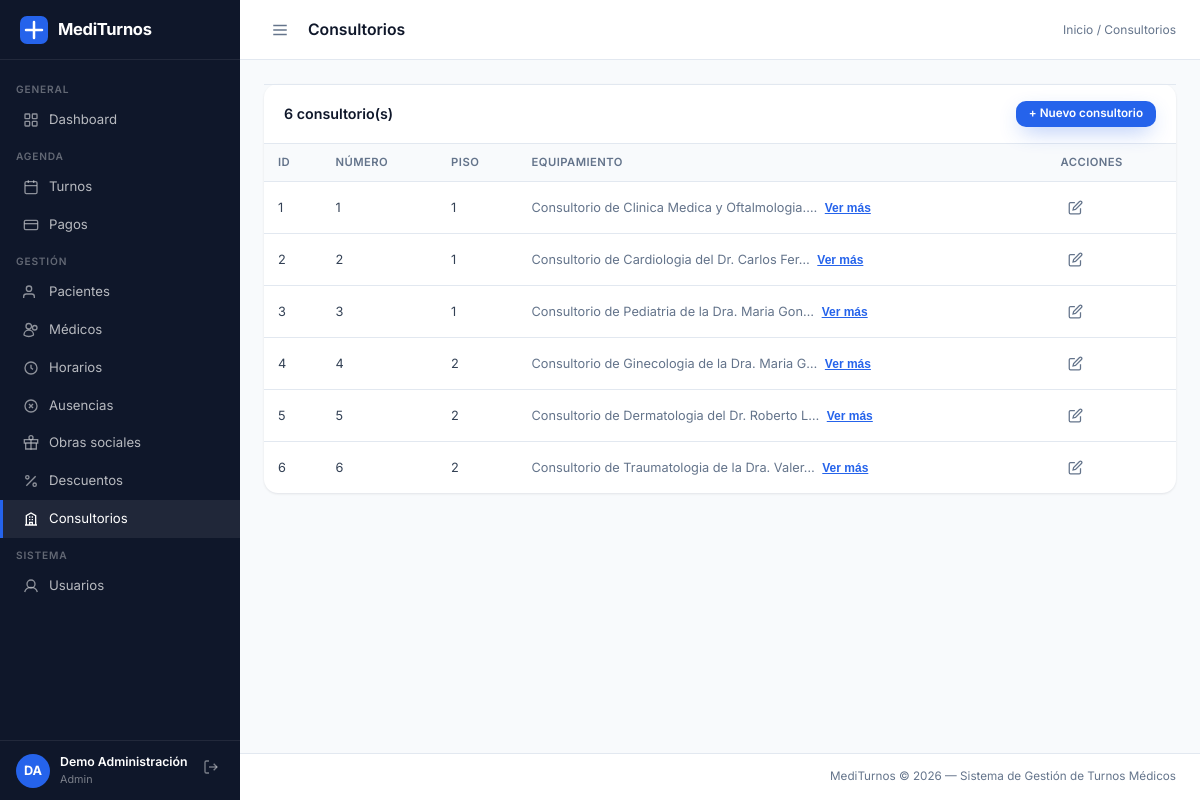
Screenshot of /sistema/controladores/ControladorConsultorio.php (signed in) with the database file from the repository.
### tables this page shows
CREATE TABLE `consultorio` (
  `id_consultorio` int(11) NOT NULL AUTO_INCREMENT,
  `numero` int(11) NOT NULL,
  `piso` int(11) NOT NULL,
  `descripcion_equipamiento` varchar(600) DEFAULT NULL,
  PRIMARY KEY (`id_consultorio`)
);

### includes/auth.php (called while the page is built, shortened)
<?php
function usuarioActual(): array
{
    return [
        'id'       => $_SESSION['id_usuario']   ?? null,
        'nombre'   => $_SESSION['nombre']        ?? '',
        'apellido' => $_SESSION['apellido']      ?? '',
        'rol'      => $_SESSION['rol']           ?? '',
        'permisos' => $_SESSION['permisos']      ?? [],
    ];
}

### includes/subida_imagen.php (called while the page is built, shortened)
<?php
class SubidaImagen
{
    public static function url(?string $nombre): ?string
    {
        if (!$nombre || !preg_match('/^[a-f0-9]{32}\.jpg$/', $nombre)) {
            return null;
        }
        return BASE_URL . 'publico/img/perfiles/' . $nombre;
    }
}

### sistema/modelos/Consultorio.php (called while the page is built, shortened)
<?php
class Consultorio
{
    private PDO $pdo;
    public function __construct(PDO $pdo)
    {
        $this->pdo = $pdo;
    }
    public function listar(): array
    {
        return $this->pdo->query(
            "SELECT id_consultorio, numero, piso, descripcion_equipamiento
             FROM   consultorio ORDER BY piso, numero"
        )->fetchAll();
    }
}

### sistema/vistas/consultorios/index.php (the view, shortened to what this page needs)
<?php
$paginaTitulo = 'Consultorios';
$breadcrumb   = '<a href="' . BASE_URL . 'dashboard.php">Inicio</a> / Consultorios';
require __DIR__ . '/../layouts/navbar.php';
$BASEC = BASE_URL . 'sistema/controladores/ControladorConsultorio.php';
?>
<div class="panel">
    <div class="panel-header panel-header--sep">
        <span class="panel-titulo"><?= count($consultorios) ?> consultorio(s)</span>
        <a href="<?= $BASEC ?>?accion=nuevo" class="btn btn-primario btn-sm">+ Nuevo consultorio</a>
    </div>
    <div class="tabla-wrap">
        <table>
            <thead>
                <tr><th>ID</th><th>Número</th><th>Piso</th><th>Equipamiento</th><th>Acciones</th></tr>
            </thead>
            <tbody>
            <?php if (empty($consultorios)): ?>
                <tr><td colspan="5" class="td-vacio">No hay consultorios cargados.</td></tr>
            <?php else: foreach ($consultorios as $c): ?>
                <tr>
                    <td><?= $c['id_consultorio'] ?></td>
                    <td><?= (int)$c['numero'] ?></td>
                    <td><?= (int)$c['piso'] ?></td>
                    <td>
                        <?php $desc = trim($c['descripcion_equipamiento'] ?? ''); ?>
                        <?php if ($desc === ''): ?>
                            —
                        <?php else: ?>
                            <span class="texto-gris"><?= htmlspecialchars(mb_strlen($desc) > 45 ? mb_substr($desc, 0, 45) . '…' : $desc) ?></span>
                            <button type="button" class="btn-ver-desc btn-link-ver"
                                    data-titulo="<?= htmlspecialchars('Cons. ' . $c['numero'] . ' - Piso ' . $c['piso']) ?>"
                                    data-desc="<?= htmlspecialchars($desc) ?>">Ver más</button>
                        <?php endif; ?>
                    </td>
                    <td class="nowrap">
                        <a href="<?= $BASEC ?>?accion=editar&id=<?= $c['id_consultorio'] ?>" class="btn-icono" title="Editar">
                            <svg width="15" height="15" fill="none" stroke="currentColor" stroke-width="2" viewBox="0 0 24 24"><path d="M11 4H4a2 2 0 0 0-2 2v14a2 2 0 0 0 2 2h14a2 2 0 0 0 2-2v-7"/><path d="M18.5 2.5a2.121 2.121 0 0 1 3 3L12 15l-4 1 1-4 9.5-9.5z"/></svg>
                        </a>
                    </td>
                </tr>
            <?php endforeach; endif; ?>
            </tbody>
        </table>
    </div>
</div>
<?php require __DIR__ . '/../layouts/footer.php'; ?>

### sistema/controladores/ControladorConsultorio.php (shortened to what this page needs)
<?php
require_once __DIR__ . '/../../config/conexion.php';
require_once __DIR__ . '/../../includes/auth.php';
require_once __DIR__ . '/../modelos/Consultorio.php';
$modelo  = new Consultorio($pdo);
$accion  = $_GET['accion'] ?? 'index';
switch ($accion) {
    case 'index':
        $consultorios = $modelo->listar();
        require __DIR__ . '/../vistas/consultorios/index.php';
        break;
}

### sistema/vistas/layouts/navbar.php (shortened to what this page needs)
<?php
$usuarioSesion = usuarioActual();
$rolActual = $usuarioSesion['rol'];
$inicialesSesion = strtoupper(substr($usuarioSesion['nombre'],0,1) . substr($usuarioSesion['apellido'],0,1));
require_once __DIR__ . '/../../../includes/subida_imagen.php';
$fotoSesion = SubidaImagen::url($_SESSION['foto'] ?? null);
?>
<!DOCTYPE html>
<html lang="es">
<head>
<?php
    $cssDir = __DIR__ . '/../../../publico/css/';
    $cssVer = fn($f) => BASE_URL . 'publico/css/' . $f
        . (is_file($cssDir . $f) ? '?v=' . filemtime($cssDir . $f) : '');
?>
    <link rel="stylesheet" href="<?= $cssVer('estilos.css') ?>">
    <link rel="stylesheet" href="<?= $cssVer('dashboard.css') ?>">
    <link rel="stylesheet" href="<?= $cssVer('utilidades.css') ?>">
</head>
<body>
<div class="layout">
<aside class="sidebar" id="sidebar">
    <div class="sidebar-logo">
        <svg width="28" height="28" viewBox="0 0 28 28" fill="none" xmlns="http://www.w3.org/2000/svg">
            <rect width="28" height="28" rx="7" fill="#2563eb"/>
            <path d="M14 6v16M6 14h16" stroke="white" stroke-width="2.5" stroke-linecap="round"/>
        </svg>
        <span>MediTurnos</span>
    </div>
    <nav class="sidebar-nav">
    <?php
    if ($rolActual === 'paciente'):
        $aqui = basename($_SERVER['PHP_SELF']);
    ?>
        <a href="<?= BASE_URL ?>dashboard.php" class="nav-link <?= $aqui === 'dashboard.php' ? 'activo' : '' ?>">
            <svg width="16" height="16" fill="none" stroke="currentColor" stroke-width="2" viewBox="0 0 24 24"><path d="M3 11l9-8 9 8"/><path d="M5 10v10h14V10"/></svg>
            Inicio
        </a>
        <a href="<?= BASE_URL ?>agendar.php" class="nav-link <?= $aqui === 'agendar.php' ? 'activo' : '' ?>">
            <svg width="16" height="16" fill="none" stroke="currentColor" stroke-width="2" viewBox="0 0 24 24"><rect x="3" y="4" width="18" height="18" rx="2"/><path d="M16 2v4M8 2v4M3 10h18M12 14v4M10 16h4"/></svg>
            Agendar cita
        </a>
        <a href="<?= BASE_URL ?>sistema/controladores/ControladorTurno.php?accion=index" class="nav-link <?= $aqui === 'ControladorTurno.php' ? 'activo' : '' ?>">
            <svg width="16" height="16" fill="none" stroke="currentColor" stroke-width="2" viewBox="0 0 24 24"><rect x="3" y="4" width="18" height="18" rx="2"/><path d="M16 2v4M8 2v4M3 10h18"/></svg>
            Mis turnos
        </a>
        <a href="<?= BASE_URL ?>sistema/controladores/ControladorPago.php?accion=index" class="nav-link <?= $aqui === 'ControladorPago.php' ? 'activo' : '' ?>">
            <svg width="16" height="16" fill="none" stroke="currentColor" stroke-width="2" viewBox="0 0 24 24"><rect x="2" y="5" width="20" height="14" rx="2"/><path d="M2 10h20"/></svg>
            Mis pagos
        </a>
        <a href="<?= BASE_URL ?>historial.php" class="nav-link <?= $aqui === 'historial.php' ? 'activo' : '' ?>">
            <svg width="16" height="16" fill="none" stroke="currentColor" stroke-width="2" viewBox="0 0 24 24"><path d="M14 2H6a2 2 0 0 0-2 2v16a2 2 0 0 0 2 2h12a2 2 0 0 0 2-2V8z"/><path d="M14 2v6h6M9 13h6M9 17h4"/></svg>
            Historial
        </a>
        <a href="<?= BASE_URL ?>recetas.php" class="nav-link <?= $aqui === 'recetas.php' ? 'activo' : '' ?>">
            <svg width="16" height="16" fill="none" stroke="currentColor" stroke-width="2" viewBox="0 0 24 24"><path d="M14 2H6a2 2 0 0 0-2 2v16a2 2 0 0 0 2 2h12a2 2 0 0 0 2-2V8z"/><path d="M14 2v6h6"/><path d="M9 15h6M12 12v6"/></svg>
            Mis recetas
        </a>
        <a href="<?= BASE_URL ?>perfil.php" class="nav-link <?= $aqui === 'perfil.php' ? 'activo' : '' ?>">
            <svg width="16" height="16" fill="none" stroke="currentColor" stroke-width="2" viewBox="0 0 24 24"><path d="M19 21v-2a4 4 0 0 0-4-4H9a4 4 0 0 0-4 4v2"/><circle cx="12" cy="7" r="4"/></svg>
            Mi perfil
        </a>
    <?php else: ?>
        <div class="nav-section">General</div>
        <a href="<?= BASE_URL ?>dashboard.php" class="nav-link <?= basename($_SERVER['PHP_SELF']) === 'dashboard.php' ? 'activo' : '' ?>">
            <svg width="16" height="16" fill="none" stroke="currentColor" stroke-width="2" viewBox="0 0 24 24"><rect x="3" y="3" width="7" height="7" rx="1"/><rect x="14" y="3" width="7" height="7" rx="1"/><rect x="3" y="14" width="7" height="7" rx="1"/><rect x="14" y="14" width="7" height="7" rx="1"/></svg>
            Dashboard
        </a>
        <div class="nav-section">Agenda</div>
        <a href="<?= BASE_URL ?>sistema/controladores/ControladorTurno.php?accion=index" class="nav-link <?= (basename($_SERVER['PHP_SELF']) === 'ControladorTurno.php') ? 'activo' : '' ?>">
            <svg width="16" height="16" fill="none" stroke="currentColor" stroke-width="2" viewBox="0 0 24 24"><rect x="3" y="4" width="18" height="18" rx="2"/><path d="M16 2v4M8 2v4M3 10h18"/></svg>
            Turnos
        </a>
        <a href="<?= BASE_URL ?>sistema/controladores/ControladorPago.php?accion=index" class="nav-link <?= (basename($_SERVER['PHP_SELF']) === 'ControladorPago.php') ? 'activo' : '' ?>">
            <svg width="16" height="16" fill="none" stroke="currentColor" stroke-width="2" viewBox="0 0 24 24"><rect x="2" y="5" width="20" height="14" rx="2"/><path d="M2 10h20"/></svg>
            Pagos
        </a>
        <?php if (in_array($rolActual, ['admin','recepcionista'])): ?>
        <div class="nav-section">Gestión</div>
        <a href="<?= BASE_URL ?>sistema/controladores/ControladorPaciente.php?accion=index" class="nav-link <?= (basename($_SERVER['PHP_SELF']) === 'ControladorPaciente.php') ? 'activo' : '' ?>">
            <svg width="16" height="16" fill="none" stroke="currentColor" stroke-width="2" viewBox="0 0 24 24"><path d="M17 21v-2a4 4 0 0 0-4-4H5a4 4 0 0 0-4 4v2"/><circle cx="9" cy="7" r="4"/></svg>
            Pacientes
        </a>
        <a href="<?= BASE_URL ?>sistema/controladores/ControladorMedico.php?accion=index" class="nav-link <?= (basename($_SERVER['PHP_SELF']) === 'ControladorMedico.php') ? 'activo' : '' ?>">
            Médicos
        </a>
        <a href="<?= BASE_URL ?>sistema/controladores/ControladorHorario.php?accion=index" class="nav-link <?= (basename($_SERVER['PHP_SELF']) === 'ControladorHorario.php') ? 'activo' : '' ?>">
            <svg width="16" height="16" fill="none" stroke="currentColor" stroke-width="2" viewBox="0 0 24 24"><circle cx="12" cy="12" r="9"/><path d="M12 7v5l3 2"/></svg>
            Horarios
        </a>
        <a href="<?= BASE_URL ?>sistema/controladores/ControladorAusencia.php?accion=index" class="nav-link <?= (basename($_SERVER['PHP_SELF']) === 'ControladorAusencia.php') ? 'activo' : '' ?>">
            <svg width="16" height="16" fill="none" stroke="currentColor" stroke-width="2" viewBox="0 0 24 24"><circle cx="12" cy="12" r="9"/><path d="M9 9l6 6M15 9l-6 6"/></svg>
            Ausencias
        </a>
        <?php endif; ?>
        <?php if ($rolActual === 'admin'): ?>
        <a href="<?= BASE_URL ?>sistema/controladores/ControladorObraSocial.php?accion=index" class="nav-link <?= (in_array(basename($_SERVER['PHP_SELF']), ['ControladorObraSocial.php']) && ($_GET['accion'] ?? '') !== 'descuentos') ? 'activo' : '' ?>">
            <svg width="16" height="16" fill="none" stroke="currentColor" stroke-width="2" viewBox="0 0 24 24"><path d="M20 12v9H4v-9"/><path d="M2 7h20v5H2z"/><path d="M12 22V7M12 7a3 3 0 1 0-3-3 3 3 0 0 0 3 3Z"/></svg>
            Obras sociales
        </a>
        <a href="<?= BASE_URL ?>sistema/controladores/ControladorObraSocial.php?accion=descuentos" class="nav-link <?= (($_GET['accion'] ?? '') === 'descuentos') ? 'activo' : '' ?>">
            <svg width="16" height="16" fill="none" stroke="currentColor" stroke-width="2" viewBox="0 0 24 24"><line x1="19" y1="5" x2="5" y2="19"/><circle cx="6.5" cy="6.5" r="2.5"/><circle cx="17.5" cy="17.5" r="2.5"/></svg>
            Descuentos
        </a>
        <a href="<?= BASE_URL ?>sistema/controladores/ControladorConsultorio.php?accion=index" class="nav-link <?= (basename($_SERVER['PHP_SELF']) === 'ControladorConsultorio.php') ? 'activo' : '' ?>">
            <svg width="16" height="16" fill="none" stroke="currentColor" stroke-width="2" viewBox="0 0 24 24"><path d="M3 21h18M5 21V7l7-4 7 4v14M9 9h2M9 13h2M13 9h2M13 13h2M10 21v-4h4v4"/></svg>
            Consultorios
        </a>
        <?php endif; ?>
        <?php if ($rolActual === 'admin'): ?>
        <div class="nav-section">Sistema</div>
        <a href="<?= BASE_URL ?>sistema/controladores/ControladorUsuario.php?accion=index" class="nav-link <?= (basename($_SERVER['PHP_SELF']) === 'ControladorUsuario.php') ? 'activo' : '' ?>">
            <svg width="16" height="16" fill="none" stroke="currentColor" stroke-width="2" viewBox="0 0 24 24"><path d="M12 15a6 6 0 1 0 0-12 6 6 0 0 0 0 12Z"/><path d="M2.5 21a10 10 0 0 1 19 0"/></svg>
            Usuarios
        </a>
        <?php endif; ?>
    <?php endif;  ?>
    </nav>
    <div class="sidebar-user">
        <a href="<?= BASE_URL ?>perfil.php" class="sidebar-user-link <?= basename($_SERVER['PHP_SELF']) === 'perfil.php' ? 'activo' : '' ?>" title="Mi perfil">
            <div class="avatar">
                <?php if ($fotoSesion): ?>
                    <img src="<?= htmlspecialchars($fotoSesion) ?>" alt="">
                <?php else: ?>
                    <?= $inicialesSesion ?>
                <?php endif; ?>
            </div>
            <div class="user-info">
                <div class="user-nombre"><?= htmlspecialchars($usuarioSesion['nombre'] . ' ' . $usuarioSesion['apellido']) ?></div>
                <div class="user-rol"><?= htmlspecialchars($rolActual) ?></div>
            </div>
        </a>
        <a href="<?= BASE_URL ?>logout.php" class="btn-logout" title="Cerrar sesión">
            <svg width="16" height="16" fill="none" stroke="currentColor" stroke-width="2" viewBox="0 0 24 24"><path d="M9 21H5a2 2 0 0 1-2-2V5a2 2 0 0 1 2-2h4"/><polyline points="16 17 21 12 16 7"/><line x1="21" y1="12" x2="9" y2="12"/></svg>
        </a>
    </div>
</aside>
<div class="main-wrap">
    <header class="topbar">
        <button class="btn-icono" id="btnToggleSidebar" style="display:none">
            <svg width="18" height="18" fill="none" stroke="currentColor" stroke-width="2" viewBox="0 0 24 24"><line x1="3" y1="6" x2="21" y2="6"/><line x1="3" y1="12" x2="21" y2="12"/><line x1="3" y1="18" x2="21" y2="18"/></svg>
        </button>
        <div class="topbar-title"><?= htmlspecialchars($paginaTitulo ?? 'MediTurnos') ?></div>
        <?php if (isset($breadcrumb)): ?>
        <div class="topbar-breadcrumb"><?= $breadcrumb ?></div>
        <?php endif; ?>
    </header>
    <main class="contenido">

### sistema/vistas/layouts/footer.php (shortened to what this page needs)
    </main>
    <footer class="site-footer">
        MediTurnos &copy; <?= date('Y') ?> — Sistema de Gestión de Turnos Médicos
    </footer>
</div>
</div>
</body>
</html>

### publico/css/utilidades.css (style rules this page uses)
.panel-header--sep { border-top: 1px solid var(--borde); }
.btn-link-ver { background: none; border: none; color: var(--azul); cursor: pointer; font-size: .8rem; font-weight: 600; padding: 0; margin-left: 4px; text-decoration: underline; }
.texto-gris { color: var(--gris); }
.nowrap { white-space: nowrap; }

### rows the page displays
consultorio: id_consultorio "1", numero "1", piso "1", descripcion_equipamiento "Consultorio de Clinica Medica y Oftalmologia.…"
consultorio: id_consultorio "2", numero "2", piso "1", descripcion_equipamiento "Consultorio de Cardiologia del Dr. Carlos Fer…"
consultorio: id_consultorio "3", numero "3", piso "1", descripcion_equipamiento "Consultorio de Pediatria de la Dra. Maria Gon…"
consultorio: id_consultorio "4", numero "4", piso "2", descripcion_equipamiento "Consultorio de Ginecologia de la Dra. Maria G…"
consultorio: id_consultorio "5", numero "5", piso "2", descripcion_equipamiento "Consultorio de Dermatologia del Dr. Roberto L…"
consultorio: id_consultorio "6", numero "6", piso "2", descripcion_equipamiento "Consultorio de Traumatologia de la Dra. Valer…"

### other values shown
$inicialesSesion "DA"
$usuarioSesion['nombre'] . ' ' . $usuarioSesion['apellido'] "Demo Administración"
$rolActual "Admin"
$paginaTitulo "Consultorios"
count($consultorios) "6"
